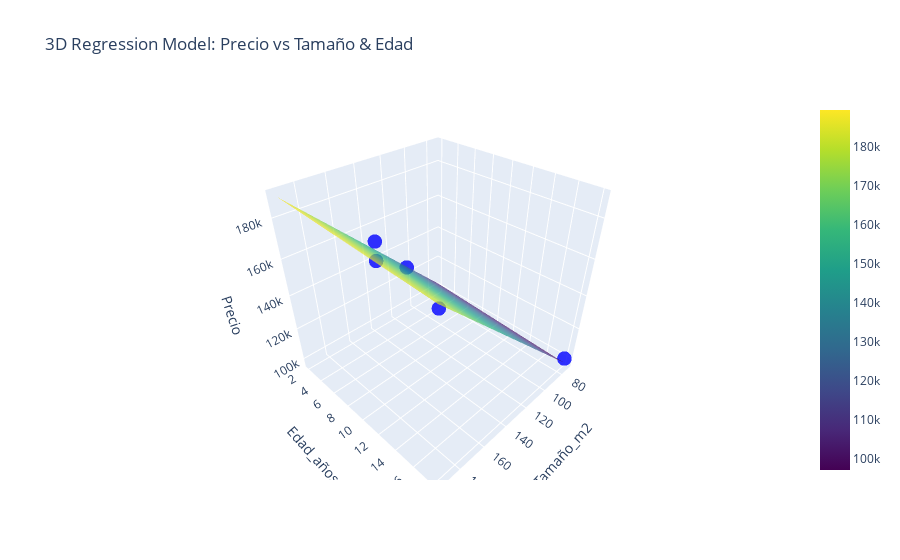

Write notebook code for a chart like this one.
### Code cell
# Customize layout
fig.update_layout(
    title="3D Regression Model: Precio vs Tamaño & Edad",
    scene=dict(
        xaxis_title="Tamaño_m2",
        yaxis_title="Edad_años",
        zaxis_title="Precio"
    )
)

### Figure 1 — Plotly figure (JSON) as saved in the notebook; plotly's stock layout.template omitted (floating-point values rounded to 4 significant figures; data arrays with more than 128 entries replaced by an {"elided": "..."} marker saying what was removed)
{"data": [{"marker": {"color": "blue", "opacity": 0.8, "size": 5}, "mode": "markers", "name": "Actual Data", "type": "scatter3d", "x": [106, 193, 160, 140, 73], "y": [2, 13, 7, 11, 18], "z": [125749, 186771, 170311, 138701, 100014]}, {"colorscale": [[0, "#440154"], [0.1111, "#482878"], [0.2222, "#3e4989"], [0.3333, "#31688e"], [0.4444, "#26828e"], [0.5556, "#1f9e89"], [0.6667, "#35b779"], [0.7778, "#6ece58"], [0.8889, "#b5de2b"], [1, "#fde725"]], "name": "Regression Surface", "opacity": 0.7, "type": "surface", "x": [73, 77.14, 81.28, 85.41, 89.55, 93.69, 97.83, 102.0, 106.1, 110.2, 114.4, 118.5, 122.7, 126.8, 130.9, 135.1, 139.2, 143.3, 147.5, 151.6, 155.8, 159.9, 164.0, 168.2, 172.3, 176.4, 180.6, 184.7, 188.9, 193], "y": [2, 2.552, 3.103, 3.655, 4.207, 4.759, 5.31, 5.862, 6.414, 6.966, 7.517, 8.069, 8.621, 9.172, 9.724, 10.28, 10.83, 11.38, 11.93, 12.48, 13.03, 13.59, 14.14, 14.69, 15.24, 15.79, 16.34, 16.9, 17.45, 18], "z": {"elided": "30x30 float values"}}], "layout": {"scene": {"xaxis": {"title": {"text": "Tamaño_m2"}}, "yaxis": {"title": {"text": "Edad_años"}}, "zaxis": {"title": {"text": "Precio"}}}, "title": {"text": "3D Regression Model: Precio vs Tamaño & Edad"}}}
